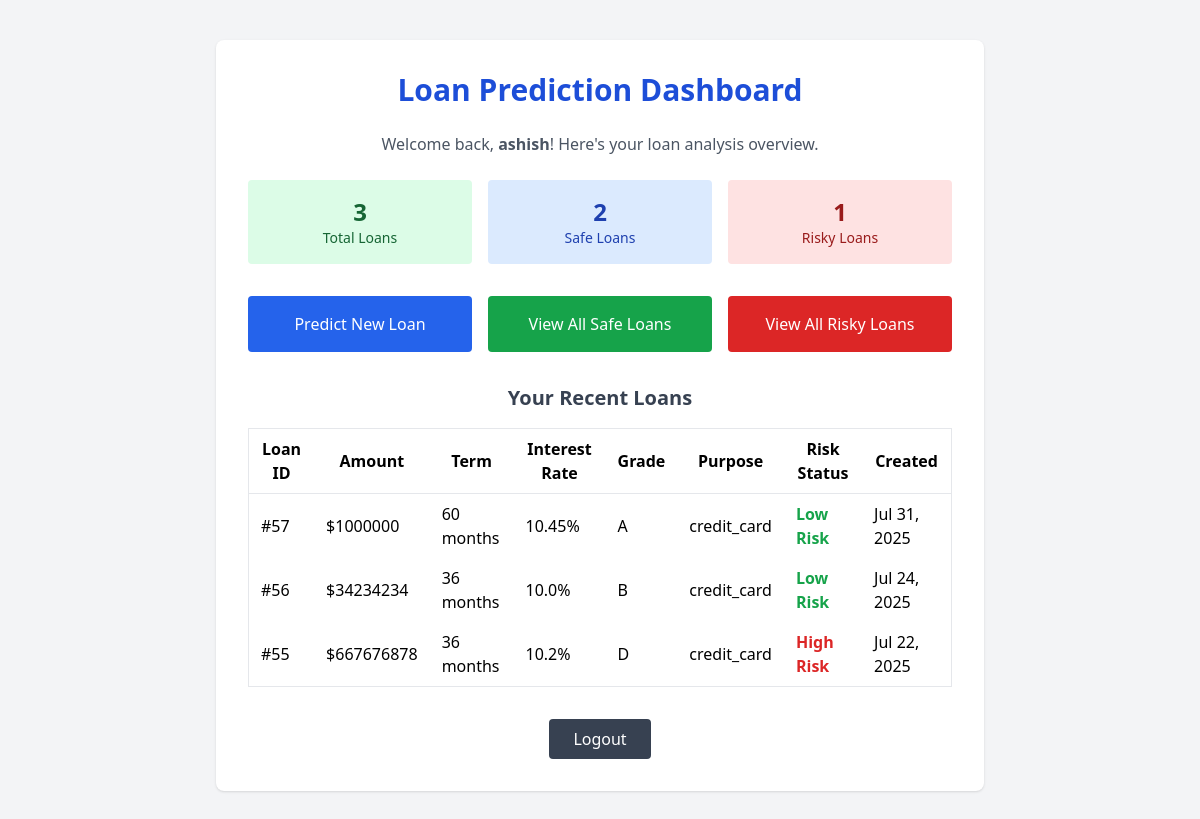
The page /dashboard/ (signed in) on the database its author committed.
### app/models.py (models this page shows, shortened)
class LoanModel(models.Model):
    user = models.ForeignKey(User, on_delete=models.CASCADE, related_name='loans', null=True, blank=True)
    loan_amount = models.IntegerField()
    term = models.CharField(max_length=20, choices=term_choices)
    interest_rate = models.FloatField()
    installment = models.FloatField()
    grade = models.CharField(max_length=20, choices=grade_choices)
    emp_length = models.CharField(max_length=20, choices=emp_length_choices)
    home_ownership = models.CharField(max_length=20, choices=home_ownership_choices)
    annual_income = models.IntegerField()
    verification_status = models.CharField(max_length=20, choices=verification_status_choices)
    dti = models.IntegerField()
    delinq_2yrs = models.IntegerField()
    open_acc = models.IntegerField()
    pub_rec = models.IntegerField()
    revol_util = models.IntegerField()
    purpose = models.CharField(max_length=20, choices=purpose_choices)
    initial_list_status = models.CharField(max_length=20, choices=initial_list_status_choices)
    total_rec_late_fee = models.IntegerField()
    recoveries = models.IntegerField()
    acc_now_delinq = models.IntegerField()
    total_coll_amt = models.IntegerField()
    defaulter = models.BooleanField(default=False)
    created_at = models.DateTimeField(default=timezone.now)

### app/views.py (the view)
# urls.py: path('dashboard/', views.dashboard, name='dashboard'),
@login_required(login_url='login')
def dashboard(request):
    recent_loans = LoanModel.objects.filter(user=request.user).order_by('-created_at')[:5]
    total_loans = LoanModel.objects.filter(user=request.user).count()
    safe_loans_count = LoanModel.objects.filter(user=request.user, defaulter=False).count()
    risky_loans_count = LoanModel.objects.filter(user=request.user, defaulter=True).count()
    context = {
        'recent_loans': recent_loans,
        'total_loans': total_loans,
        'safe_loans_count': safe_loans_count,
        'risky_loans_count': risky_loans_count,
        'username': request.user.username,
    }
    return render(request, 'dashboard.html', context)

### app/templates/dashboard.html (shortened to what this page needs)
<!DOCTYPE html>
<html>
<head>
    <script src="https://cdn.tailwindcss.com"></script>
</head>
<body class="bg-gray-100 min-h-screen">
    <div class="max-w-3xl mx-auto bg-white p-8 mt-10 rounded-lg shadow">
        <h1 class="text-3xl font-bold text-center text-blue-700 mb-6">Loan Prediction Dashboard</h1>
        <div class="text-center text-gray-600 mb-6">
            <p>Welcome back, <span class="font-semibold">{{ username }}</span>! Here's your loan analysis overview.</p>
        </div>
        <div class="flex flex-col md:flex-row justify-around gap-4 mb-8">
            <div class="flex-1 bg-green-100 text-green-800 rounded p-4 text-center">
                <div class="text-2xl font-bold">{{ total_loans }}</div>
                <div class="text-sm">Total Loans</div>
            </div>
            <div class="flex-1 bg-blue-100 text-blue-800 rounded p-4 text-center">
                <div class="text-2xl font-bold">{{ safe_loans_count }}</div>
                <div class="text-sm">Safe Loans</div>
            </div>
            <div class="flex-1 bg-red-100 text-red-800 rounded p-4 text-center">
                <div class="text-2xl font-bold">{{ risky_loans_count }}</div>
                <div class="text-sm">Risky Loans</div>
            </div>
        </div>
        <div class="flex flex-col md:flex-row justify-around gap-4 mb-8">
            <a href="{% url 'predict_loan' %}" class="flex-1 bg-blue-600 text-white rounded p-4 text-center hover:bg-blue-700 transition">Predict New Loan</a>
            <a href="{% url 'non_risky_loans' %}" class="flex-1 bg-green-600 text-white rounded p-4 text-center hover:bg-green-700 transition">View All Safe Loans</a>
            <a href="{% url 'risky_loans' %}" class="flex-1 bg-red-600 text-white rounded p-4 text-center hover:bg-red-700 transition">View All Risky Loans</a>
        </div>
        <div class="mb-8">
            <h2 class="text-xl font-semibold text-center text-gray-700 mb-4">Your Recent Loans</h2>
            {% if recent_loans %}
                <div class="overflow-x-auto">
                <table class="min-w-full bg-white border rounded">
                    <thead>
                        <tr>
                            <th class="px-3 py-2 border-b">Loan ID</th>
                            <th class="px-3 py-2 border-b">Amount</th>
                            <th class="px-3 py-2 border-b">Term</th>
                            <th class="px-3 py-2 border-b">Interest Rate</th>
                            <th class="px-3 py-2 border-b">Grade</th>
                            <th class="px-3 py-2 border-b">Purpose</th>
                            <th class="px-3 py-2 border-b">Risk Status</th>
                            <th class="px-3 py-2 border-b">Created</th>
                        </tr>
                    </thead>
                    <tbody>
                        {% for loan in recent_loans %}
                        <tr class="hover:bg-gray-50">
                            <td class="px-3 py-2">#{{ loan.id }}</td>
                            <td class="px-3 py-2">${{ loan.loan_amount|floatformat:0 }}</td>
                            <td class="px-3 py-2">{{ loan.term }}</td>
                            <td class="px-3 py-2">{{ loan.interest_rate }}%</td>
                            <td class="px-3 py-2">{{ loan.grade }}</td>
                            <td class="px-3 py-2">{{ loan.purpose }}</td>
                            <td class="px-3 py-2">
                                {% if loan.defaulter %}
                                    <span class="text-red-600 font-bold">High Risk</span>
                                {% else %}
                                    <span class="text-green-600 font-bold">Low Risk</span>
                                {% endif %}
                            </td>
                            <td class="px-3 py-2">{{ loan.created_at|date:"M d, Y" }}</td>
                        </tr>
                        {% endfor %}
                    </tbody>
                </table>
                </div>
            {% else %}
                <div class="text-center text-gray-500 italic py-8 bg-gray-50 rounded">
                    <h3 class="font-semibold">No loans yet</h3>
                    <p>Start by predicting your first loan to see it appear here!</p>
                </div>
            {% endif %}
        </div>
        <div class="text-center mt-6">
            <a href="{% url 'logout' %}" class="inline-block bg-gray-700 text-white px-6 py-2 rounded hover:bg-gray-900 transition">Logout</a>
        </div>
    </div>
</body>
</html>

### rows shown on the page
LoanModel: id "57", loan_amount "1000000", term "60 months", interest_rate "10.45", grade "A", purpose "credit_card", defaulter "Low Risk", created_at "Jul 31, 2025"
LoanModel: id "56", loan_amount "34234234", term "36 months", interest_rate "10.0", grade "B", purpose "credit_card", defaulter "Low Risk", created_at "Jul 24, 2025"
LoanModel: id "55", loan_amount "667676878", term "36 months", interest_rate "10.2", grade "D", purpose "credit_card", defaulter "High Risk", created_at "Jul 22, 2025"

### other values the page prints
{{ username }} "ashish"
{{ total_loans }} "3"
{{ safe_loans_count }} "2"
{{ risky_loans_count }} "1"
